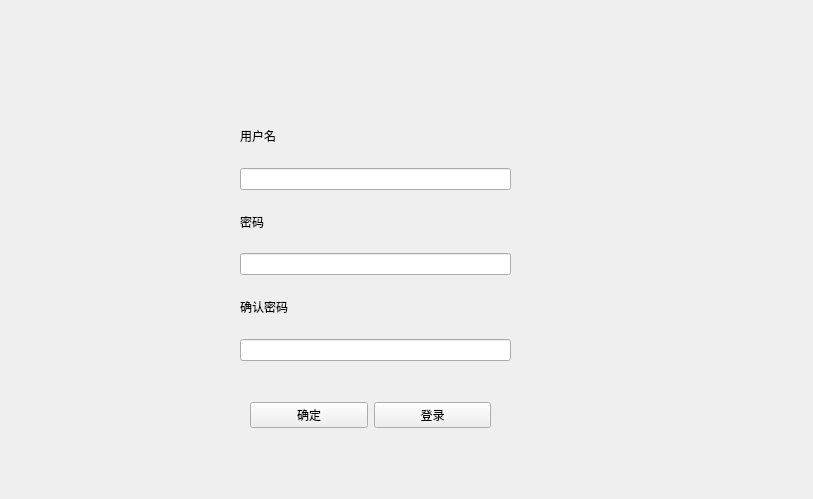
<?xml version="1.0" encoding="UTF-8"?>
<ui version="4.0">
 <class>SignWin</class>
 <widget class="QWidget" name="SignWin">
  <property name="geometry">
   <rect>
    <x>0</x>
    <y>0</y>
    <width>813</width>
    <height>499</height>
   </rect>
  </property>
  <property name="windowTitle">
   <string>Form</string>
  </property>
  <widget class="QWidget" name="layoutWidget">
   <property name="geometry">
    <rect>
     <x>240</x>
     <y>110</y>
     <width>271</width>
     <height>251</height>
    </rect>
   </property>
   <layout class="QVBoxLayout" name="verticalLayout">
    <item>
     <widget class="QLabel" name="label">
      <property name="text">
       <string>用户名</string>
      </property>
     </widget>
    </item>
    <item>
     <widget class="QLineEdit" name="lineEdit"/>
    </item>
    <item>
     <widget class="QLabel" name="label_2">
      <property name="text">
       <string>密码</string>
      </property>
     </widget>
    </item>
    <item>
     <widget class="QLineEdit" name="lineEdit_2"/>
    </item>
    <item>
     <widget class="QLabel" name="label_3">
      <property name="text">
       <string>确认密码</string>
      </property>
     </widget>
    </item>
    <item>
     <widget class="QLineEdit" name="lineEdit_3"/>
    </item>
   </layout>
  </widget>
  <widget class="QWidget" name="">
   <property name="geometry">
    <rect>
     <x>250</x>
     <y>400</y>
     <width>241</width>
     <height>30</height>
    </rect>
   </property>
   <layout class="QHBoxLayout" name="horizontalLayout">
    <item>
     <widget class="QPushButton" name="pushButton_2">
      <property name="text">
       <string>确定</string>
      </property>
     </widget>
    </item>
    <item>
     <widget class="QPushButton" name="pushButton">
      <property name="text">
       <string>登录</string>
      </property>
     </widget>
    </item>
   </layout>
  </widget>
 </widget>
 <resources/>
 <connections/>
</ui>
